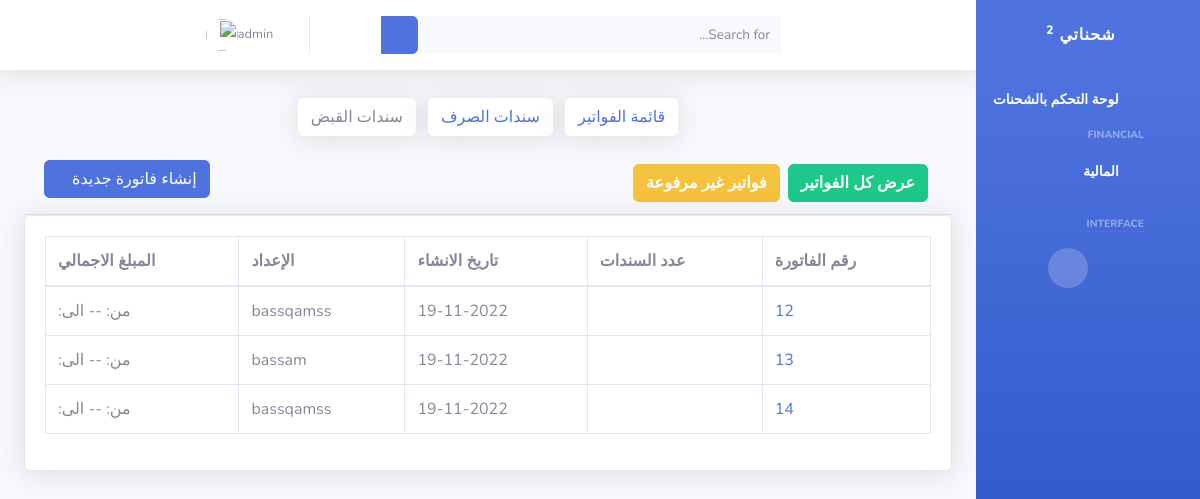
The app's page /financia/invoice/ (signed in) with its own data.
### financial/models.py (models this page shows, shortened)
class Invoices(models.Model):
    invoices_id= models.BigAutoField(primary_key=True)
    date = models.DateTimeField(default=timezone.now)
    auth =  models.ForeignKey(User, on_delete=models.CASCADE, null=True)

### financial/invoice.py (the view)
# urls.py: path('financia/invoice/',invoice.invoice_list, name='invoice_list' ),
def invoice_list(request):
    invoice = Invoices.objects.all()
    return render(request, 'financial/invoice/invoice_list.html',{
        'invoice':invoice,
        })

### Shuhnaty/templates/financial/invoice/invoice_list.html
{% extends 'base.html' %}
{% block item %}
{%  include 'financial/buttons.html' %}
{% endblock %}
{% block content %}
<div class="card-header py-3">
    <div class="btn-group float-end " role="group" aria-label="Basic mixed styles example">
        <button type="button" class="btn btn-success m-1"> <a href="#" class="text-decoration-none text-white fw-bolder"> عرض كل الفواتير </a></button>
     </div>
    <div class="btn-group float-end " role="group" aria-label="Basic mixed styles example">
            <button type="button" class="btn btn-warning m-1"> <a href="#" class="text-decoration-none text-white fw-bolder">فواتير غير مرفوعة</a></button>
    </div>
    <div class="btn-group" role="group" aria-label="Basic example">
        <button type="button" class="btn btn-primary"><a href="{% url 'add_invoice'%}" class="text-decoration-none text-white"> إنشاء فاتورة جديدة <i class="fas fa-download fa-sm text-white-50"></i>  </a></button>
    </div>
</div>
<div class="card shadow mb-4 d-block">
    <div class="card-body">
        <div class="table-responsive">
            <table class="table table-bordered" id="dataTable" width="100%" cellspacing="0">
                <thead>
                    <tr>
                        <th>رقم الفاتورة </th>
                        <th>عدد السندات  </th>
                        <th> تاريخ الانشاء</th>
                        <th>الإعداد</th>
                        <th>المبلغ الاجمالي</th>
                    </tr>
                </thead>
                <tbody>
                    {% for item in invoice %}
                    <tr>
                        <td><a href="{% url 'invoice_details' pk=item.invoices_id %}">{{ item.invoices_id }}</a></td>
                        <td>{{ item.total_invoice }}</td>
                        <td>{{ item.date|date:"d-m-Y" }} </td>
                        <td>{{ item.auth}} </td>
                        <td> من:  {{ item.source }}  -- الى: {{ item.destination }} </td>
                    </tr>
                    {% endfor %}
                </tbody>
            </table>
        </div>
    </div>
</div>
{% endblock %}

### Shuhnaty/templates/base.html (shortened to what this page needs)
{% load static %}
<!DOCTYPE html>
<html dir="rtl" lang="ar" >
<head>
    <link href="{% static 'vendor/fontawesome-free/css/all.min.css' %}" rel="stylesheet" type="text/css">
    <link href="{% static 'vendor/bootstrap-rtl.css' %}" rel="stylesheet" type="text/css">
    <link href="https://cdn.jsdelivr.net/npm/bootstrap@5.2.2/dist/css/bootstrap.min.css" rel="stylesheet">
    <link href="{% static 'css/sb-admin-2.min.css' %}" rel="stylesheet">
    <link href="{% static 'style.css' %}" rel="stylesheet">
    <link href="{% static 'vendor/datatables/dataTables.bootstrap4.min.css' %}" rel="stylesheet">
</head>
<body id="page-top" >
    <div id="wrapper">
        {% if user.is_authenticated %}
        <ul class="navbar-nav bg-gradient-primary sidebar sidebar-dark accordion " id="accordionSidebar">
            <a class="sidebar-brand d-flex align-items-center justify-content-center " href="{% url 'index' %}">
                <div class="sidebar-brand-text mx-3 ">شحناتي <sup>2</sup></div>
                <div class="sidebar-brand-icon rotate-n-15">
                    <i class="fas fa-laugh-wink"></i>
                </div>
            </a>
            <hr class="sidebar-divider my-0">
            <li class="nav-item active">
                <a class="nav-link text-right" href="{% url 'shipments_list'%}">
                    <i class="fas fa-fw fa-tachometer-alt"></i>
                    <span> لوحة التحكم بالشحنات</span></a>
            </li>
            <div class="sidebar-heading text-right">
                Financial
            </div>
            <li class="nav-item active">
                <a class="nav-link text-right" href="{% url 'dashboard_financial' %}">
                    <i class="fas fa-fw fa-tachometer-alt"></i>
                    <span> المالية</span></a>
            </li>
            <hr class="sidebar-divider">
            <div class="sidebar-heading text-right">
                Interface
            </div>
            <hr class="sidebar-divider d-none d-md-block">
            <div class="text-center d-none d-md-inline">
                <button class="rounded-circle border-0" id="sidebarToggle"></button>
            </div>
        </ul>
        {% endif %}
        <div id="content-wrapper" class="d-flex flex-column">
            <div id="content">
                {% if user.is_authenticated %}
                <nav class="navbar navbar-expand navbar-light bg-white topbar mb-4 static-top shadow">
                    <form
                        class="d-none d-sm-inline-block form-inline mr-auto ml-md-3 my-2 my-md-0 mw-100 navbar-search">
                        <div class="input-group">
                            <input type="text" class="form-control bg-light border-0 small" placeholder="Search for..."
                                aria-label="Search" aria-describedby="basic-addon2">
                            <div class="input-group-append">
                                <button class="btn btn-primary" type="button">
                                    <i class="fas fa-search fa-sm"></i>
                                </button>
                            </div>
                        </div>
                    </form>
                    <ul class="navbar-nav ml-auto">
                        <li class="nav-item dropdown no-arrow">
                            <a class="nav-link dropdown-toggle" href="#" id="userDropdown" role="button"
                                data-toggle="dropdown" aria-haspopup="true" aria-expanded="false">
                                <span class="mr-2 d-none d-lg-inline text-gray-600 small">{{ user }}</span>
                                <img class="img-profile rounded-circle" src="{% static 'img/undraw_profile.svg' %}">
                            </a>
                        </li>
                    </ul>
                </nav>
                {% endif %}
                <div class="container-fluid">
                    {% block item %}
                    {% endblock %}
                    {% block content %}
                    {% endblock %}
                </div>
            </div>
        </div>
    </div>
</body>
</html>

### records on screen
Invoices: invoices_id "12", date "19-11-2022", auth "bassqamss"
Invoices: invoices_id "13", date "19-11-2022", auth "bassam"
Invoices: invoices_id "14", date "19-11-2022", auth "bassqamss"

### other values on screen
{{ user }} "admin"
